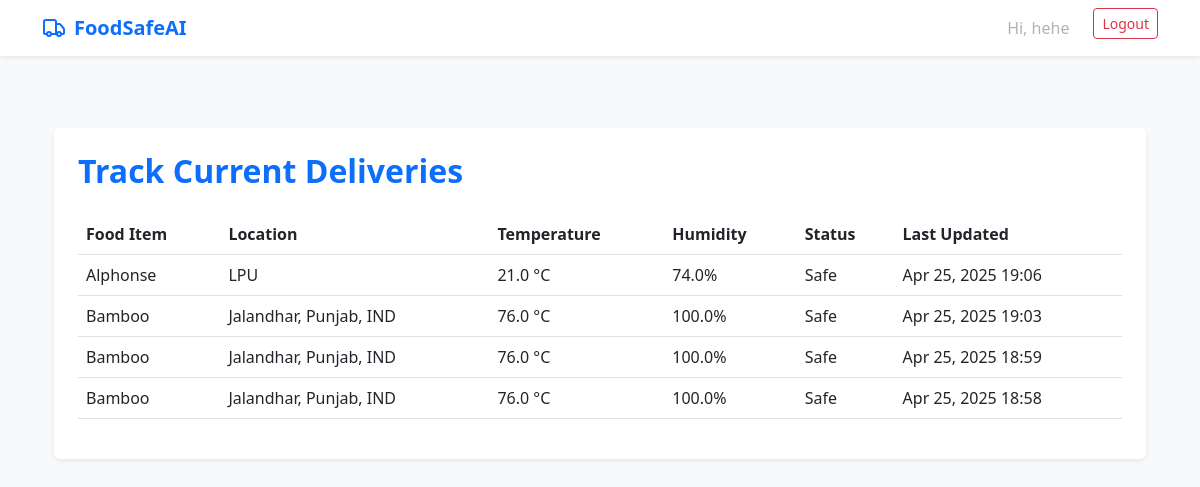
The app's page /dashboard/track-deliveries/ (signed in), older data.
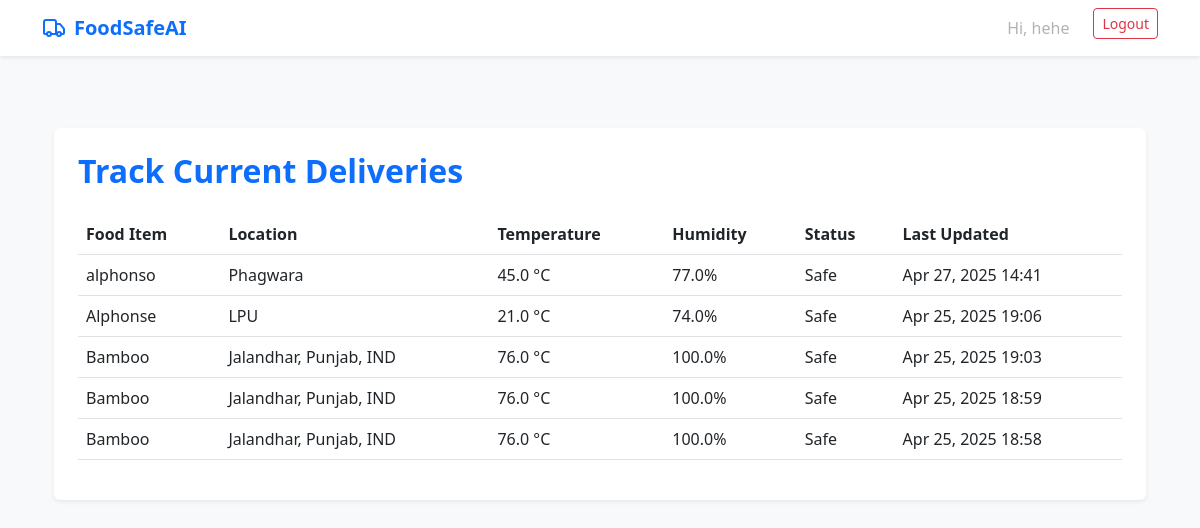
The same page, newer data.
### dashboard/models.py (models this page shows)
class Monitoring(models.Model):
    food_item = models.ForeignKey(FoodItem, on_delete=models.CASCADE)
    driver = models.ForeignKey(
        User, on_delete=models.SET_NULL, null=True, blank=True)
    current_temperature = models.FloatField()
    current_humidity = models.FloatField()
    current_location = models.CharField(max_length=255)
    status = models.CharField(max_length=50, default='Safe')
    timestamp = models.DateTimeField(auto_now_add=True)
    def __str__(self):
        return f"{self.food_item.name} - {self.status}"

class FoodItem(models.Model):
    user = models.ForeignKey(
        User, on_delete=models.CASCADE, null=True, blank=True)
    name = models.CharField(max_length=100)
    weight = models.FloatField()
    temperature = models.FloatField()
    humidity = models.FloatField()
    location = models.CharField(max_length=255)
    timestamp = models.DateTimeField(auto_now_add=True)
    def __str__(self):
        return self.name

### dashboard/views.py (the view)
# urls.py: path('track-deliveries/', views.track_deliveries, name='track_deliveries'),
@login_required
def track_deliveries(request):
    user = request.user
    print(user)
    food_items = FoodItem.objects.filter(user=user)
    print(food_items)
    if not food_items:
        active_deliveries = []
    else:
        active_deliveries = Monitoring.objects.filter(
            food_item__in=food_items).order_by('-timestamp')
        print(active_deliveries)
    return render(request, 'dashboard/track_deliveries.html', {'deliveries': active_deliveries})

### dashboard/templates/dashboard/track_deliveries.html
{% extends "base.html" %} {% block content %}
<div class="container mt-5">
  <div class="bg-white p-4 rounded shadow-sm">
    <h2 class="text-primary fw-bold mb-4">Track Current Deliveries</h2>
    {% if deliveries %}
    <table class="table table-hover">
      <thead>
        <tr>
          <th>Food Item</th>
          <th>Location</th>
          <th>Temperature</th>
          <th>Humidity</th>
          <th>Status</th>
          <th>Last Updated</th>
        </tr>
      </thead>
      <tbody>
        {% for d in deliveries %}
        <tr>
          <td>{{ d.food_item.name }}</td>
          <td>{{ d.current_location }}</td>
          <td>{{ d.current_temperature }} °C</td>
          <td>{{ d.current_humidity }}%</td>
          <td>{{ d.status }}</td>
          <td>{{ d.timestamp|date:"M d, Y H:i" }}</td>
        </tr>
        {% endfor %}
      </tbody>
    </table>
    {% else %}
    <p class="text-muted">No active deliveries to show.</p>
    {% endif %}
  </div>
</div>
{% endblock %}

### templates/base.html (shortened to what this page needs)
<!DOCTYPE html>
<html lang="en">
  <head>
    <link
      href="https://cdn.jsdelivr.net/npm/bootstrap@5.3.0/dist/css/bootstrap.min.css"
      rel="stylesheet"
    />
  </head>
  <body class="bg-light">
    <nav class="navbar navbar-expand-lg navbar-light bg-white shadow-sm">
      <div class="container">
        <a
          class="navbar-brand text-primary fw-bold d-flex align-items-center"
          href="/"
        >
          <i data-lucide="truck" class="me-2"></i> FoodSafeAI
        </a>
        <div
          class="collapse navbar-collapse justify-content-end"
          id="navbarNav"
        >
          <ul class="navbar-nav">
            {% if user.is_authenticated %}
            <li class="nav-item me-3">
              <span class="nav-link disabled">Hi, {{ user.username }}</span>
            </li>
            <li class="nav-item">
              <form method="POST" action="{% url 'logout' %}">
                <button type="submit" class="btn btn-outline-danger btn-sm">
                  Logout
                </button>
              </form>
            </li>
            {% endif %}
          </ul>
        </div>
      </div>
    </nav>
    <div class="container py-4">{% block content %}{% endblock %}</div>
  </body>
</html>

Row changes from the older to the newer data that the page shows:
added Monitoring: food_item.name "alphonso", current_location "Phagwara", current_temperature "45.0", current_humidity "77.0", status "Safe", timestamp "Apr 27, 2025 14:41"
